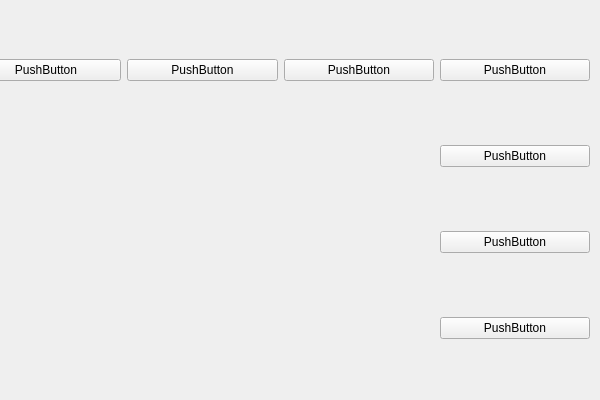
<?xml version="1.0" encoding="UTF-8"?>
<ui version="4.0">
 <class>TeamBuilder</class>
 <widget class="QWidget" name="TeamBuilder">
  <property name="geometry">
   <rect>
    <x>0</x>
    <y>0</y>
    <width>600</width>
    <height>400</height>
   </rect>
  </property>
  <property name="windowTitle">
   <string>TeamBuilder</string>
  </property>
  <widget class="QWidget" name="verticalLayoutWidget">
   <property name="geometry">
    <rect>
     <x>-40</x>
     <y>-10</y>
     <width>641</width>
     <height>421</height>
    </rect>
   </property>
   <layout class="QGridLayout" name="gridLayout_2">
    <item row="0" column="0">
     <widget class="QPushButton" name="pushButton">
      <property name="text">
       <string>PushButton</string>
      </property>
     </widget>
    </item>
    <item row="0" column="1">
     <widget class="QPushButton" name="pushButton_2">
      <property name="text">
       <string>PushButton</string>
      </property>
     </widget>
    </item>
    <item row="0" column="2">
     <widget class="QPushButton" name="pushButton_3">
      <property name="text">
       <string>PushButton</string>
      </property>
     </widget>
    </item>
    <item row="0" column="3">
     <widget class="QPushButton" name="pushButton_4">
      <property name="text">
       <string>PushButton</string>
      </property>
     </widget>
    </item>
    <item row="3" column="3">
     <widget class="QPushButton" name="pushButton_5">
      <property name="text">
       <string>PushButton</string>
      </property>
     </widget>
    </item>
    <item row="1" column="3">
     <widget class="QPushButton" name="pushButton_6">
      <property name="text">
       <string>PushButton</string>
      </property>
     </widget>
    </item>
    <item row="2" column="3">
     <widget class="QPushButton" name="pushButton_7">
      <property name="text">
       <string>PushButton</string>
      </property>
     </widget>
    </item>
    <item row="1" column="0" rowspan="3" colspan="3">
     <widget class="QStackedWidget" name="stackedWidget">
      <property name="sizePolicy">
       <sizepolicy hsizetype="Expanding" vsizetype="Expanding">
        <horstretch>0</horstretch>
        <verstretch>0</verstretch>
       </sizepolicy>
      </property>
      <widget class="QWidget" name="stackedWidgetPage1" native="true"/>
      <widget class="QWidget" name="PokemonTab" native="true"/>
     </widget>
    </item>
   </layout>
  </widget>
 </widget>
 <layoutdefault spacing="6" margin="11"/>
 <resources/>
 <connections/>
</ui>
